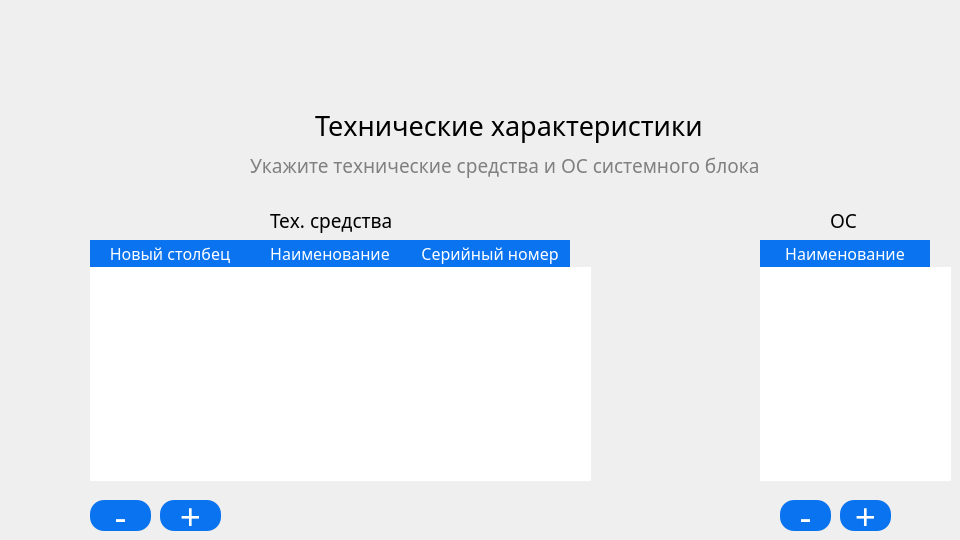
    <widget class="QWidget" name="widget_2">
     <widget class="QLabel" name="label_13">
      <property name="geometry">
       <rect>
        <x>315</x>
        <y>100</y>
        <width>451</width>
        <height>51</height>
       </rect>
      </property>
      <property name="font">
       <font>
        <family>Comfortaa</family>
        <pointsize>20</pointsize>
        <bold>false</bold>
       </font>
      </property>
      <property name="styleSheet">
       <string notr="true">background-color: none;
</string>
      </property>
      <property name="text">
       <string>Технические характеристики</string>
      </property>
     </widget>
     <widget class="QLabel" name="label_14">
      <property name="geometry">
       <rect>
        <x>250</x>
        <y>140</y>
        <width>611</width>
        <height>51</height>
       </rect>
      </property>
      <property name="font">
       <font>
        <family>Comfortaa</family>
        <pointsize>14</pointsize>
        <bold>false</bold>
       </font>
      </property>
      <property name="styleSheet">
       <string notr="true">background-color: none;
color: grey;</string>
      </property>
      <property name="text">
       <string>Укажите технические средства и ОС системного блока</string>
      </property>
     </widget>
     <widget class="QLabel" name="label_16">
      <property name="geometry">
       <rect>
        <x>25</x>
        <y>135</y>
        <width>21</width>
        <height>20</height>
       </rect>
      </property>
      <property name="text">
       <string/>
      </property>
      <property name="pixmap">
       <pixmap>icons/ellipsis.png</pixmap>
      </property>
      <property name="scaledContents">
       <bool>true</bool>
      </property>
     </widget>
     <widget class="QLabel" name="label_17">
      <property name="geometry">
       <rect>
        <x>270</x>
        <y>200</y>
        <width>151</width>
        <height>41</height>
       </rect>
      </property>
      <property name="font">
       <font>
        <family>Comfortaa</family>
        <pointsize>14</pointsize>
       </font>
      </property>
      <property name="text">
       <string>Тех. средства</string>
      </property>
     </widget>
     <widget class="QLabel" name="label_18">
      <property name="geometry">
       <rect>
        <x>830</x>
        <y>200</y>
        <width>41</width>
        <height>41</height>
       </rect>
      </property>
      <property name="font">
       <font>
        <family>Comfortaa</family>
        <pointsize>14</pointsize>
       </font>
      </property>
      <property name="text">
       <string>ОС</string>
      </property>
     </widget>
     <widget class="QPushButton" name="pushButton_5">
      <property name="geometry">
       <rect>
        <x>90</x>
        <y>500</y>
        <width>61</width>
        <height>31</height>
       </rect>
      </property>
      <property name="font">
       <font>
        <family>Comfortaa</family>
        <pointsize>28</pointsize>
       </font>
      </property>
      <property name="styleSheet">
       <string notr="true">QPushButton {
background-color: #0A74F0;
border-radius: 14px;
color: white;
}</string>
      </property>
      <property name="text">
       <string>-</string>
      </property>
     </widget>
     <widget class="QPushButton" name="pushButton_6">
      <property name="geometry">
       <rect>
        <x>160</x>
        <y>500</y>
        <width>61</width>
        <height>31</height>
       </rect>
      </property>
      <property name="font">
       <font>
        <family>Comfortaa</family>
        <pointsize>28</pointsize>
       </font>
      </property>
      <property name="styleSheet">
       <string notr="true">QPushButton {
background-color: #0A74F0;
border-radius: 14px;
color: white;
}</string>
      </property>
      <property name="text">
       <string>+</string>
      </property>
     </widget>
     <widget class="QPushButton" name="pushButton_7">
      <property name="geometry">
       <rect>
        <x>780</x>
        <y>500</y>
        <width>51</width>
        <height>31</height>
       </rect>
      </property>
      <property name="font">
       <font>
        <family>Comfortaa</family>
        <pointsize>28</pointsize>
       </font>
      </property>
      <property name="styleSheet">
       <string notr="true">QPushButton {
background-color: #0A74F0;
border-radius: 14px;
color: white;
}</string>
      </property>
      <property name="text">
       <string>-</string>
      </property>
     </widget>
     <widget class="QPushButton" name="pushButton_8">
      <property name="geometry">
       <rect>
        <x>840</x>
        <y>500</y>
        <width>51</width>
        <height>31</height>
       </rect>
      </property>
      <property name="font">
       <font>
        <family>Comfortaa</family>
        <pointsize>28</pointsize>
       </font>
      </property>
      <property name="styleSheet">
       <string notr="true">QPushButton {
background-color: #0A74F0;
border-radius: 14px;
color: white;
}</string>
      </property>
      <property name="text">
       <string>+</string>
      </property>
     </widget>
     <widget class="QLabel" name="label_20">
      <property name="geometry">
       <rect>
        <x>240</x>
        <y>40</y>
        <width>581</width>
        <height>55</height>
       </rect>
      </property>
      <property name="text">
       <string/>
      </property>
      <property name="pixmap">
       <pixmap>icons/Step2.PNG</pixmap>
      </property>
      <property name="scaledContents">
       <bool>true</bool>
      </property>
     </widget>
     <widget class="QTableWidget" name="tableWidget_2">
      <property name="geometry">
       <rect>
        <x>760</x>
        <y>240</y>
        <width>191</width>
        <height>241</height>
       </rect>
      </property>
      <property name="font">
       <font>
        <family>Comfortaa</family>
        <pointsize>12</pointsize>
       </font>
      </property>
      <property name="styleSheet">
       <string notr="true">QHeaderView::section { 
 background-color: rgba(10, 116, 240, 255);
 color: white;
 border:none; 
}


QTableWidget 
{
 color: black;
 border:none; 
}


QTableWidget::item::selected
{
 color: black; 
 background-color: rgba(10, 116, 240, 120);
}



QScrollBar::handle:vertical
{
 Background: rgba(10, 116, 240, 160);
 Border: 0px solid grey;
 Border-radius: 3px; 
 Width: 8px;
}


</string>
      </property>
      <attribute name="horizontalHeaderDefaultSectionSize">
       <number>170</number>
      </attribute>
      <column>
       <property name="text">
        <string>Наименование</string>
       </property>
      </column>
     </widget>
     <widget class="QTableWidget" name="tableWidget">
      <property name="geometry">
       <rect>
        <x>90</x>
        <y>240</y>
        <width>501</width>
        <height>241</height>
       </rect>
      </property>
      <property name="font">
       <font>
        <family>Comfortaa</family>
        <pointsize>12</pointsize>
       </font>
      </property>
      <property name="styleSheet">
       <string notr="true">QHeaderView::section { 
 background-color: rgba(10, 116, 240, 255);
 color: white;
 border:none; 
}


QTableWidget 
{
 color: black;
 border:none; 
}


QTableWidget::item::selected
{
 color: black; 
 background-color: rgba(10, 116, 240, 120);
}



QScrollBar::handle:vertical
{
 Background: rgba(10, 116, 240, 160);
 Border: 0px solid grey;
 Border-radius: 3px; 
 Width: 8px;
}


</string>
      </property>
      <attribute name="horizontalHeaderDefaultSectionSize">
       <number>160</number>
      </attribute>
      <column>
       <property name="text">
        <string>Новый столбец</string>
       </property>
      </column>
      <column>
       <property name="text">
        <string>Наименование</string>
       </property>
      </column>
      <column>
       <property name="text">
        <string>Серийный номер</string>
       </property>
      </column>
     </widget>
    </widget>
